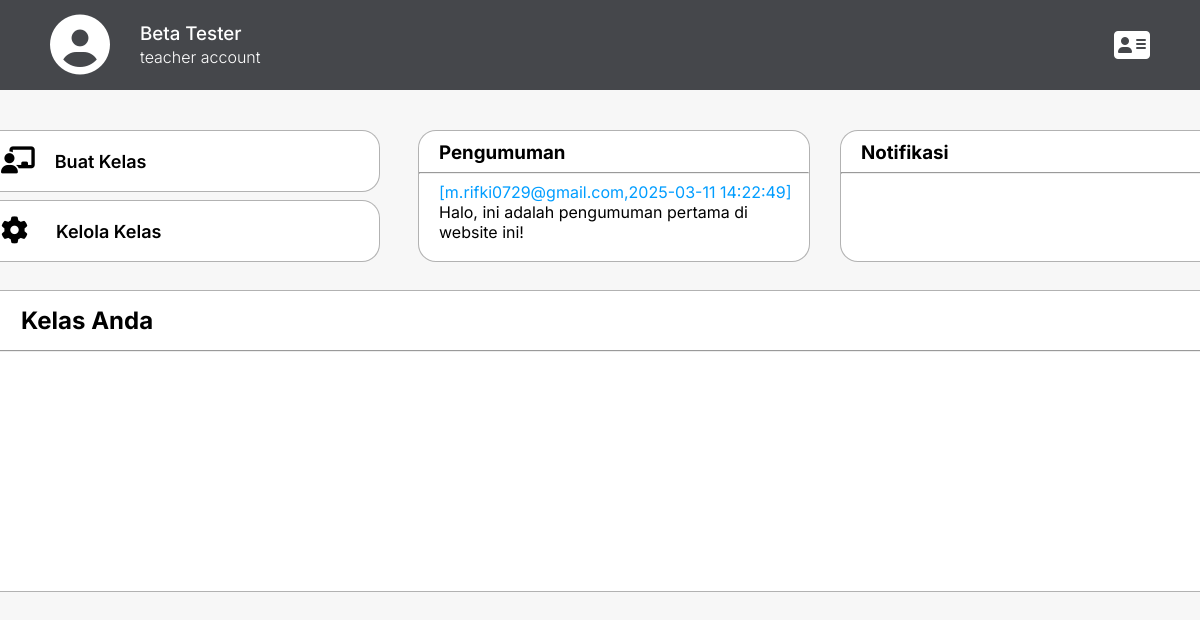
Before: /user/teacher/index.php (signed in) with the older database file.
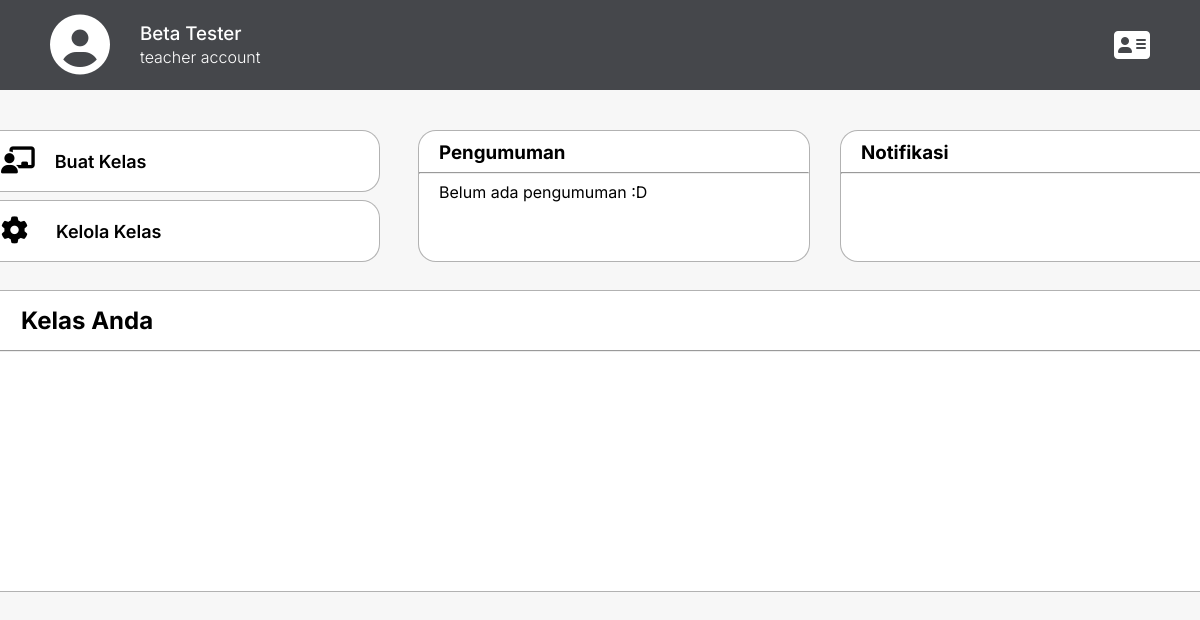
After: the same page with the newer database file.
### tables this page shows
CREATE TABLE `pengumuman` (
  `id` int(11) NOT NULL,
  `penulis` varchar(1000) NOT NULL,
  `waktu` timestamp NOT NULL DEFAULT current_timestamp(),
  `isi` varchar(5000) NOT NULL
);

### user/teacher/index.php (the view, shortened to what this page needs)
<?php
include "../../logika/koneksi.php";
?>
<!DOCTYPE html>
<html lang="en">
<head>
    <link rel="stylesheet" href="https://cdnjs.cloudflare.com/ajax/libs/font-awesome/6.5.1/css/all.min.css">
    <link rel="stylesheet" href="../../assets/css/style.css">
</head>
<body>
    <header class="inter-400 header-dark" style="display: flex; justify-content: space-between; padding: 0 50px; align-items: center;">
        <div class="left-side" style="display: flex;">
            <?php
            $path = "../../assets/images/user/".$_SESSION['foto_profil'];
            if(file_exists($path) != false && $_SESSION['foto_profil'] != ''){
                echo "<div>";
                echo "<img src='$path' style='width: 60px; height: 60px; object-fit: cover; border-radius: 100px; margin-right: 30px; margin-top: 12px;'>";
                echo "</div>";
                echo "<div>";
                echo "<h3 class='inter-500'>".$_SESSION['username']."<br><span class='inter-300 font-size-l'>".$_SESSION['status']." account</span></h3>";
                echo "</div>";
            } else {
                echo "<div style='display: flex; align-items: center; text-align: center; margin-right: 30px'><i class='fa-solid fa-circle-user fa-2xl' style='font-size: 60px' ;></i></div>";
                echo "<div>";
                echo "<h3 class='inter-500'>".$_SESSION['username']."<br><span class='inter-300 font-size-l'>".$_SESSION['status']." account</span></h3>";
                echo "</div>";
            }
            ?>
        </div>
        <a id="user-menu">
            <i class="fa-solid fa-address-card fa-2xl"></i>
        </a>
    </header>
    <main class="inter-400" style="display: flex; align-items: center; justify-content: center;">
        <div class="main-content">
            <div class="options-section">
                <div class="options" style="margin-right: 10px;">
                    <div class="sub-options inter-600">
                        <a href=""><i class="fa-solid fa-chalkboard-user fa-xl"></i> <span style="margin-left: 20px;">Buat Kelas</span></a>
                    </div>
                    <div class="sub-options inter-600">
                        <a href=""><i class="fa-solid fa-gear fa-xl"></i> <span style="margin-left: 28px;">Kelola Kelas</span></a>
                    </div>
                </div>
                <div class="options">
                    <div class="pengumuman" style="width: 390px; margin-top: 10px;">
                        <div>
                            <h3>Pengumuman</h3>
                        </div>
                        <hr>
                        <div class="isi-pengumuman">
                            <?php
                            $query = "SELECT * FROM pengumuman ORDER BY id DESC";
                            $hasil = $pdo->query($query);
                            if ($hasil->rowCount() > 0) {
                                while ($row = $hasil->fetch(PDO::FETCH_ASSOC)){
                                    echo "<p style='margin: 0;'><span style='color: #009DFF;'>[".$row['penulis'].",".$row['waktu']."]</span> ".$row['isi']."</p>";
                                }
                            } else {
                                echo "Belum ada pengumuman :D";
                            }
                            ?>
                        </div>
                    </div>
                </div>
                <div class="options" style="width: 390px; margin-top: 10px;">
                    <div class="pengumuman">
                        <div>
                            <h3>Notifikasi</h3>
                        </div>
                        <hr>
                        <div class="isi-pengumuman">
                        </div>
                    </div>
                </div>
            </div>
            <br>
            <div class="log-section">
                <div class="log-side" style="width: 1258px; border-radius: 18px;">
                    <h2>Kelas Anda</h2>
                    <hr>
                    <div style="overflow-y: auto; height: 190px; margin: 10px 30px 0 50px;">
                    </div>
                </div>
            </div>
        </div>
    </main>
</body>
</html>

### assets/css/style.css (style rules this page uses)
.inter-300 { font-family: "Inter", serif; font-optical-sizing: auto; font-weight: 300; font-style: normal; }
.inter-400 { font-family: "Inter", serif; font-optical-sizing: auto; font-weight: 400; font-style: normal; }
.inter-500 { font-family: "Inter", serif; font-optical-sizing: auto; font-weight: 500; font-style: normal; }
.inter-600 { font-family: "Inter", serif; font-optical-sizing: auto; font-weight: 600; font-style: normal; }
.font-size-l { font-size: 16px; }
body { background-color: #f7f7f7; margin: 0; padding: 0; touch-action: manipulation; }
main { padding: 0 50px; }
.main-content { width: fit-content; margin: 30px 0; }
.sub-options { width: 408px; height: 60px; margin: 10px 0; border-radius: 18px; transition: opacity 0.1s ease-in-out; }
.sub-options a { background-color: white; border: 1px solid rgba(0, 0, 0, 0.3); border-radius: 18px; display: flex; align-items: center; text-decoration: none; width: 378px; height: 60px; padding-left: 30px; font-size: 18px; color: black; }
.options-section { display: flex; gap: 30px; }
.pengumuman { border: 1px solid rgba(0, 0, 0, 0.3); border-radius: 18px; height: 130px; background-color: white; }
.pengumuman div { display: flex; justify-content: space-between; }
.pengumuman div h3 { margin: 10px 0 0 20px; }
.isi-pengumuman { display: flex; flex-direction: column; overflow-y: auto; padding: 0 10px 10px 20px; height: 57px; }
.log-section { display: flex; }
.log-side { background-color: white; border: 1px solid rgba(0, 0, 0, 0.3); border-radius: 18px 0 0 18px; width: 884px; height: 300px; }
.log-side h2 { margin: 15px 0 15px 50px; }
.header-dark { height: 90px; background-color: #45474B; text-align: left; color: white; z-index: 10; }

Changed rows visible on the page:
removed pengumuman: penulis "m.rifki0729@gmail.com", waktu "2025-03-11 14:22:49", isi "Halo, ini adalah pengumuman pertama di website ini!"
Other visible differences:
text now shown: "Belum ada pengumuman :D"
